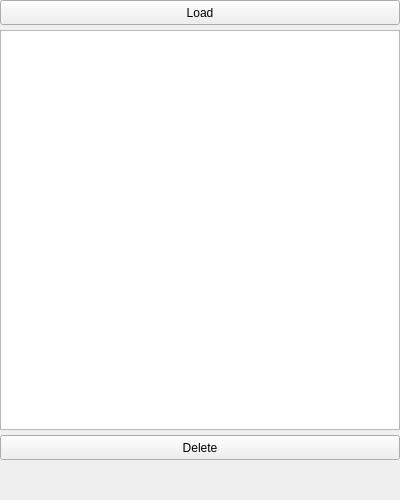
<?xml version="1.0" encoding="UTF-8"?>
<ui version="4.0">
 <class>FileBoxEntity</class>
 <widget class="QWidget" name="FileBoxEntity">
  <property name="geometry">
   <rect>
    <x>0</x>
    <y>0</y>
    <width>400</width>
    <height>500</height>
   </rect>
  </property>
  <property name="sizePolicy">
   <sizepolicy hsizetype="Preferred" vsizetype="Fixed">
    <horstretch>0</horstretch>
    <verstretch>0</verstretch>
   </sizepolicy>
  </property>
  <property name="minimumSize">
   <size>
    <width>0</width>
    <height>500</height>
   </size>
  </property>
  <property name="maximumSize">
   <size>
    <width>16777215</width>
    <height>800</height>
   </size>
  </property>
  <property name="windowTitle">
   <string>Form</string>
  </property>
  <layout class="QGridLayout" name="gridLayout">
   <property name="leftMargin">
    <number>0</number>
   </property>
   <property name="topMargin">
    <number>0</number>
   </property>
   <property name="rightMargin">
    <number>0</number>
   </property>
   <property name="bottomMargin">
    <number>0</number>
   </property>
   <property name="horizontalSpacing">
    <number>0</number>
   </property>
   <property name="verticalSpacing">
    <number>5</number>
   </property>
   <item row="0" column="0">
    <layout class="QVBoxLayout" name="verticalLayout">
     <property name="spacing">
      <number>5</number>
     </property>
     <item>
      <widget class="QPushButton" name="loadButton">
       <property name="minimumSize">
        <size>
         <width>0</width>
         <height>25</height>
        </size>
       </property>
       <property name="text">
        <string>Load</string>
       </property>
      </widget>
     </item>
     <item>
      <widget class="QListView" name="fileListView">
       <property name="enabled">
        <bool>true</bool>
       </property>
       <property name="minimumSize">
        <size>
         <width>0</width>
         <height>400</height>
        </size>
       </property>
      </widget>
     </item>
     <item>
      <widget class="QPushButton" name="deleteButton">
       <property name="minimumSize">
        <size>
         <width>0</width>
         <height>25</height>
        </size>
       </property>
       <property name="text">
        <string>Delete</string>
       </property>
      </widget>
     </item>
     <item>
      <spacer name="verticalSpacer">
       <property name="orientation">
        <enum>Qt::Vertical</enum>
       </property>
       <property name="sizeHint" stdset="0">
        <size>
         <width>20</width>
         <height>40</height>
        </size>
       </property>
      </spacer>
     </item>
    </layout>
   </item>
  </layout>
 </widget>
 <resources/>
 <connections/>
</ui>
